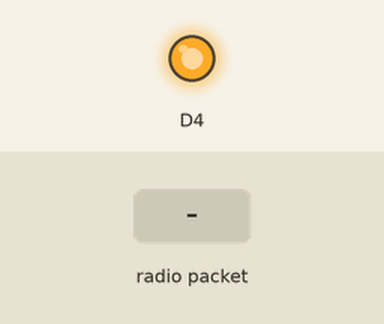
The sketch below on a simulated ESP8266 (NodeMCU). Shown: output pins drawn as LEDs (lit = HIGH). The inputs (shaded band) are chosen by the test bench. What the sketch prints to the serial monitor is not drawn.

Above: at 6.2 s.
6.3 s: radio packet "1" arrives
At 6.7 s:
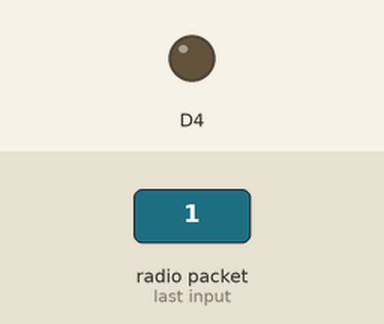
7.8 s: radio packet "0" arrives
At 9.0 s:
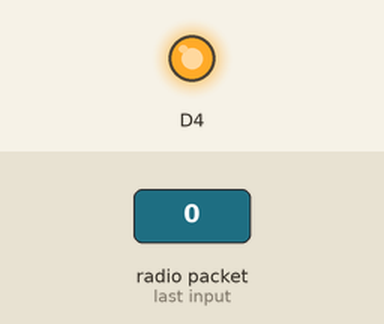
9.3 s: radio packet "2" arrives
At 10.2 s:
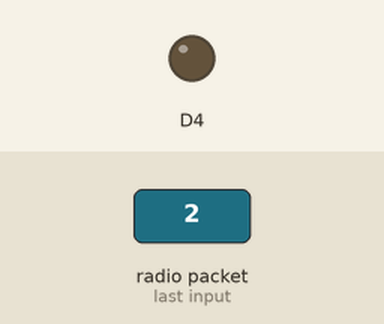
Timing chart, 0 to 12.3 s (numbered marks = the images above; inputs shaded):
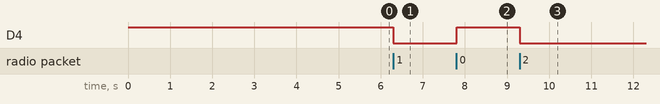

The sketch:

gateway_receiver.ino
```cpp
#include <ESP8266WiFi.h>
#include <espnow.h>

uint8_t newMACAddress[] = {0xEC, 0xFA, 0xBC, 0x0E, 0xA2, 0xFF};

struct __attribute__((packed)) PacketFromButton {
  int batteryLevel;
  int button;
};

struct __attribute__((packed)) PacketToServer {
  int batteryLevel;
  int button;
  uint8_t deviceAddress[6];
  uint8_t gatewayAddress[6];
};

void blinkLed() {
  digitalWrite(D4, !digitalRead(D4));
}

void dataReceived(uint8_t *senderMac, uint8_t *data, uint8_t dataLength) {
  PacketFromButton packet;
  memcpy(&packet, data, sizeof(packet));

  PacketToServer temp;

  temp.batteryLevel = packet.batteryLevel;
  temp.button = packet.button;
  memcpy(&temp.deviceAddress, senderMac, sizeof(temp.deviceAddress));
  memcpy(&temp.gatewayAddress, newMACAddress, sizeof(newMACAddress));

  Serial.write((byte*) &temp, sizeof(PacketToServer));
  blinkLed();
}

void setup() {
  pinMode(D4, OUTPUT);
  digitalWrite(D4, HIGH);

  Serial.begin(115200);
  delay(5000);

  wifi_set_macaddr(STATION_IF, &newMACAddress[0]);

  WiFi.mode(WIFI_STA);
  WiFi.disconnect();

  if(esp_now_init() != 0) {
    ESP.restart();
    return;
  }

  esp_now_register_recv_cb(dataReceived);
}

void loop() { }
```

Measured:
- after the input at 6.3 s, D4: HIGH → LOW at once
- after the input at 7.8 s, D4: LOW → HIGH at once
- after the input at 9.3 s, D4: HIGH → LOW at once
